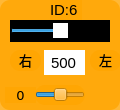
    <widget class="QWidget" name="widget_id6" native="true">
     <property name="geometry">
      <rect>
       <x>240</x>
       <y>420</y>
       <width>120</width>
       <height>110</height>
      </rect>
     </property>
     <property name="styleSheet">
      <string notr="true">background-color: rgb(255, 165, 0, 200);
border-radius:10px;</string>
     </property>
     <widget class="QLabel" name="label_ID6">
      <property name="geometry">
       <rect>
        <x>50</x>
        <y>0</y>
        <width>32</width>
        <height>20</height>
       </rect>
      </property>
      <property name="font">
       <font>
        <family>Arial</family>
        <pointsize>11</pointsize>
       </font>
      </property>
      <property name="styleSheet">
       <string notr="true">background-color: rgb(255, 255, 255， 0);
border-radius:0px;</string>
      </property>
      <property name="text">
       <string>ID:6</string>
      </property>
     </widget>
     <widget class="QSlider" name="horizontalSlider_6">
      <property name="geometry">
       <rect>
        <x>10</x>
        <y>20</y>
        <width>100</width>
        <height>22</height>
       </rect>
      </property>
      <property name="autoFillBackground">
       <bool>false</bool>
      </property>
      <property name="styleSheet">
       <string notr="true">QSlider{background-color: rgb(0, 0, 0);
border-radius:0px;}
QSlider::handle {/*设置中间的那个滑动的键*/                           
    background:  rgb(255, 255, 255);
}</string>
      </property>
      <property name="minimum">
       <number>0</number>
      </property>
      <property name="maximum">
       <number>1000</number>
      </property>
      <property name="pageStep">
       <number>1</number>
      </property>
      <property name="value">
       <number>500</number>
      </property>
      <property name="orientation">
       <enum>Qt::Horizontal</enum>
      </property>
     </widget>
     <widget class="QLineEdit" name="lineEdit_6">
      <property name="geometry">
       <rect>
        <x>44</x>
        <y>50</y>
        <width>41</width>
        <height>25</height>
       </rect>
      </property>
      <property name="font">
       <font>
        <family>Arial</family>
        <pointsize>11</pointsize>
       </font>
      </property>
      <property name="autoFillBackground">
       <bool>false</bool>
      </property>
      <property name="styleSheet">
       <string notr="true">background-color: rgb(255, 255, 255);
border-radius:0px;</string>
      </property>
      <property name="text">
       <string>500</string>
      </property>
      <property name="alignment">
       <set>Qt::AlignCenter</set>
      </property>
      <property name="readOnly">
       <bool>false</bool>
      </property>
     </widget>
     <widget class="QLabel" name="label_16">
      <property name="geometry">
       <rect>
        <x>90</x>
        <y>50</y>
        <width>31</width>
        <height>21</height>
       </rect>
      </property>
      <property name="font">
       <font>
        <family>黑体</family>
        <pointsize>10</pointsize>
       </font>
      </property>
      <property name="styleSheet">
       <string notr="true">background-color: rgb(255, 255, 255， 0);</string>
      </property>
      <property name="text">
       <string>&lt;html&gt;&lt;head/&gt;&lt;body&gt;&lt;p align=&quot;center&quot;&gt;左&lt;/p&gt;&lt;/body&gt;&lt;/html&gt;</string>
      </property>
     </widget>
     <widget class="QLabel" name="label_d6">
      <property name="geometry">
       <rect>
        <x>5</x>
        <y>87</y>
        <width>31</width>
        <height>16</height>
       </rect>
      </property>
      <property name="font">
       <font>
        <family>DejaVu Sans</family>
        <pointsize>10</pointsize>
       </font>
      </property>
      <property name="styleSheet">
       <string notr="true">background-color: rgb(255, 255, 255， 0);</string>
      </property>
      <property name="text">
       <string>0</string>
      </property>
      <property name="alignment">
       <set>Qt::AlignCenter</set>
      </property>
     </widget>
     <widget class="QLabel" name="label_18">
      <property name="geometry">
       <rect>
        <x>10</x>
        <y>50</y>
        <width>31</width>
        <height>21</height>
       </rect>
      </property>
      <property name="font">
       <font>
        <family>黑体</family>
        <pointsize>10</pointsize>
       </font>
      </property>
      <property name="styleSheet">
       <string notr="true">background-color: rgb(255, 255, 255， 0);</string>
      </property>
      <property name="text">
       <string>&lt;html&gt;&lt;head/&gt;&lt;body&gt;&lt;p align=&quot;center&quot;&gt;右&lt;/p&gt;&lt;/body&gt;&lt;/html&gt;</string>
      </property>
     </widget>
     <widget class="QSlider" name="horizontalSlider_16">
      <property name="geometry">
       <rect>
        <x>35</x>
        <y>85</y>
        <width>50</width>
        <height>20</height>
       </rect>
      </property>
      <property name="styleSheet">
       <string notr="true">background-color: rgb(255, 255, 255， 0);</string>
      </property>
      <property name="minimum">
       <number>-125</number>
      </property>
      <property name="maximum">
       <number>125</number>
      </property>
      <property name="pageStep">
       <number>1</number>
      </property>
      <property name="orientation">
       <enum>Qt::Horizontal</enum>
      </property>
     </widget>
    </widget>
